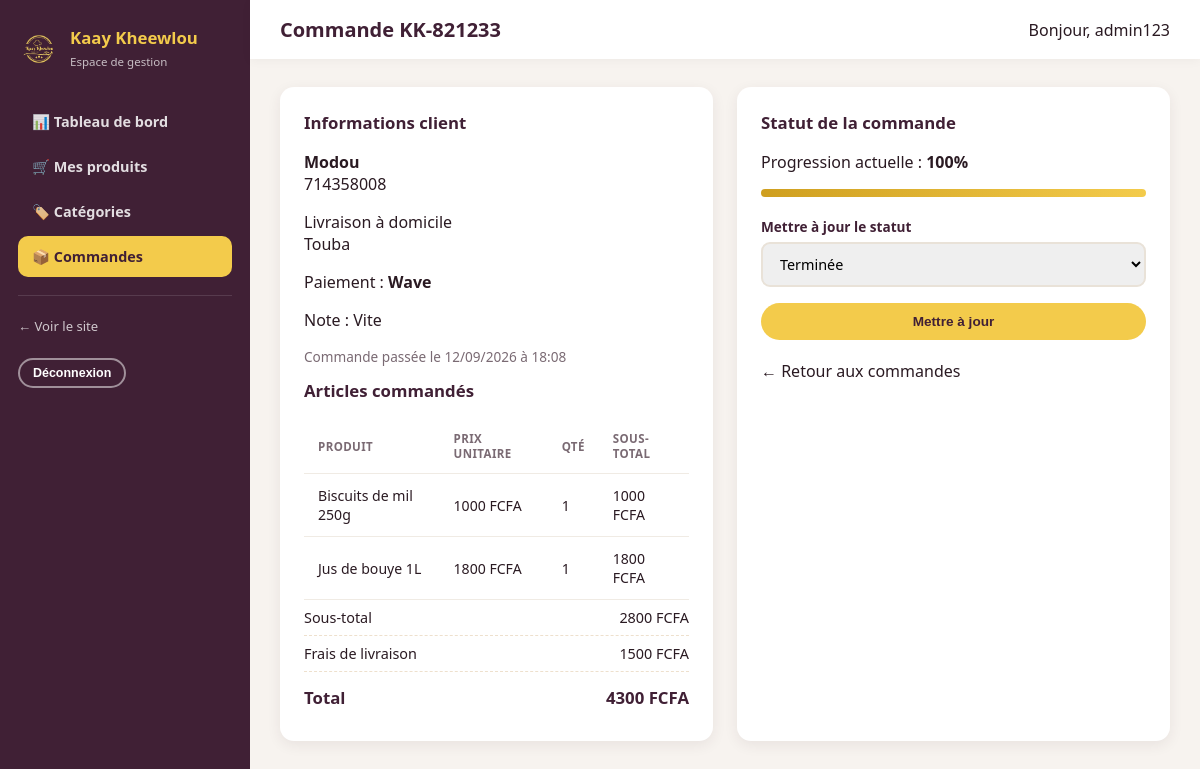
Screenshot of /gestion/commandes/2/ (signed in) with the database file from the repository.
### monapp/models.py (models this page shows, shortened)
class Commande(models.Model):
    STATUT_VALIDEE = 'validee'
    STATUT_PREPARATION = 'preparation'
    STATUT_LIVRAISON = 'livraison'
    STATUT_TERMINEE = 'terminee'
    STATUT_ANNULEE = 'annulee'
    STATUT_CHOICES = [
        (STATUT_VALIDEE, 'Commande validée'),
        (STATUT_PREPARATION, 'En préparation'),
        (STATUT_LIVRAISON, 'En livraison'),
        (STATUT_TERMINEE, 'Terminée'),
        (STATUT_ANNULEE, 'Annulée'),
    ]
    STATUT_POURCENTAGE = {
        STATUT_VALIDEE: 25,
        STATUT_PREPARATION: 50,
        STATUT_LIVRAISON: 75,
        STATUT_TERMINEE: 100,
        STATUT_ANNULEE: 0,
    }
    STATUTS_ANNULABLES = (STATUT_VALIDEE, STATUT_PREPARATION)
    MODE_RETRAIT = 'retrait'
    MODE_LIVRAISON = 'livraison'
    MODE_RECEPTION_CHOICES = [
        (MODE_RETRAIT, 'Retrait sur place'),
        (MODE_LIVRAISON, 'Livraison à domicile'),
    ]
    PAIEMENT_WAVE = 'wave'
    PAIEMENT_OM = 'orange_money'
    PAIEMENT_CARTE = 'carte'
    PAIEMENT_LIQUIDE = 'liquide'
    PAIEMENT_CHOICES = [
        (PAIEMENT_WAVE, 'Wave'),
        (PAIEMENT_OM, 'Orange Money'),
        (PAIEMENT_CARTE, 'Carte bancaire'),
        (PAIEMENT_LIQUIDE, 'Liquide (paiement à la livraison)'),
    ]
    numero = models.CharField(max_length=20, unique=True, default=generer_numero_commande, editable=False)
    utilisateur = models.ForeignKey(
        settings.AUTH_USER_MODEL, on_delete=models.SET_NULL, null=True, blank=True, related_name='commandes'
    )
    client_nom = models.CharField(max_length=120)
    client_telephone = models.CharField(max_length=30)
    client_email = models.EmailField(blank=True)
    client_adresse = models.CharField(max_length=255, blank=True)
    mode_reception = models.CharField(max_length=15, choices=MODE_RECEPTION_CHOICES, default=MODE_RETRAIT)
    mode_paiement = models.CharField(max_length=15, choices=PAIEMENT_CHOICES, default=PAIEMENT_LIQUIDE)
    sous_total = models.DecimalField(max_digits=12, decimal_places=0, default=0)
    frais_livraison = models.DecimalField(max_digits=10, decimal_places=0, default=0)
    points_utilises = models.PositiveIntegerField(default=0)
    reduction_points = models.DecimalField(max_digits=10, decimal_places=0, default=0)
    total = models.DecimalField(max_digits=12, decimal_places=0, default=0)
    points_credites = models.BooleanField(default=False, help_text="Les points de fidélité ont déjà été crédités pour cette commande")
    statut = models.CharField(max_length=15, choices=STATUT_CHOICES, default=STATUT_VALIDEE)
    note = models.TextField(blank=True, help_text="Précisions du client sur la commande")
    date_creation = models.DateTimeField(default=timezone.now)
    date_maj = models.DateTimeField(auto_now=True)
    class Meta:
        verbose_name = "Commande"
        verbose_name_plural = "Commandes"
        ordering = ['-date_creation']
    @property
    def pourcentage(self):
        return self.STATUT_POURCENTAGE.get(self.statut, 0)

class ArticleCommande(models.Model):
    commande = models.ForeignKey(Commande, on_delete=models.CASCADE, related_name='articles')
    produit = models.ForeignKey(Produit, on_delete=models.SET_NULL, null=True, related_name='articles_commandes')
    nom_produit = models.CharField(max_length=120)
    prix_unitaire = models.DecimalField(max_digits=10, decimal_places=0)
    quantite = models.PositiveIntegerField(default=1)
    class Meta:
        verbose_name = "Article de commande"
        verbose_name_plural = "Articles de commande"
    @property
    def sous_total(self):
        return self.prix_unitaire * self.quantite

### monapp/views.py (the view, shortened to what this page needs)
# urls.py: path('gestion/commandes/<int:pk>/', views.admin_commande_detail_vue, name='admin_commande_detail'),
@user_passes_test(est_staff, login_url='monapp:admin_login')
def admin_commande_detail_vue(request, pk):
    commande = get_object_or_404(Commande, pk=pk)
    return render(request, 'src/admin_commande_detail.html', {
        'commande': commande,
        'statut_choices': Commande.STATUT_CHOICES,
    })

### monapp/cart.py (called while the page is built, shortened)
    def __iter__(self):
        ids = self.panier.keys()
        produits = Produit.objects.filter(id__in=ids)
        produits_par_id = {str(p.id): p for p in produits}

    def __len__(self):
        return sum(item['quantite'] for item in self.panier.values())

    def get_total(self):
        return sum((item['sous_total'] for item in self), Decimal('0'))

### monapp/context_processors.py (called while the page is built)
def panier_context(request):
    panier = Panier(request)
    return {
        'panier_nb_articles': len(panier),
        'panier_total': panier.get_total(),
    }

### monapp/views.py (called while the page is built)
def est_staff(user):
    return user.is_authenticated and user.is_staff

### monapp/templates/src/admin_commande_detail.html (shortened to what this page needs)
{% extends "src/base_admin.html" %}
{% block titre_page %}Commande {{ commande.numero }}{% endblock %}
{% block contenu %}
<div class="grille-2">
  <div class="panneau">
    <h3>Informations client</h3>
    <p><strong>{{ commande.client_nom }}</strong><br>{{ commande.client_telephone }}{% if commande.client_email %} — {{ commande.client_email }}{% endif %}</p>
    <p>
      {% if commande.mode_reception == 'livraison' %}
        Livraison à domicile<br>{{ commande.client_adresse }}
      {% else %}
        Retrait sur place
      {% endif %}
    </p>
    <p>Paiement : <strong>{{ commande.get_mode_paiement_display }}</strong></p>
    {% if commande.note %}<p>Note : {{ commande.note }}</p>{% endif %}
    <p style="color:#7a6a73;font-size:.85rem;">Commande passée le {{ commande.date_creation|date:"d/m/Y à H:i" }}</p>
    <h3>Articles commandés</h3>
    <table class="tableau-admin">
      <thead><tr><th>Produit</th><th>Prix unitaire</th><th>Qté</th><th>Sous-total</th></tr></thead>
      <tbody>
        {% for a in commande.articles.all %}
        <tr><td>{{ a.nom_produit }}</td><td>{{ a.prix_unitaire }} FCFA</td><td>{{ a.quantite }}</td><td>{{ a.sous_total }} FCFA</td></tr>
        {% endfor %}
      </tbody>
    </table>
    <div class="ligne-recap"><span>Sous-total</span><span>{{ commande.sous_total }} FCFA</span></div>
    <div class="ligne-recap"><span>Frais de livraison</span><span>{{ commande.frais_livraison }} FCFA</span></div>
    <div class="ligne-recap total"><span>Total</span><span>{{ commande.total }} FCFA</span></div>
  </div>
  <div class="panneau">
    <h3>Statut de la commande</h3>
    <p>Progression actuelle : <strong>{{ commande.pourcentage }}%</strong></p>
    <div class="progress-mini" style="width:100%;margin-bottom:20px;"><span style="width:{{ commande.pourcentage }}%;"></span></div>
    <form method="post">
      <div class="champ">
        <label for="statut">Mettre à jour le statut</label>
        <select name="statut" id="statut">
          {% for valeur, libelle in statut_choices %}
            <option value="{{ valeur }}" {% if valeur == commande.statut %}selected{% endif %}>{{ libelle }}</option>
          {% endfor %}
        </select>
      </div>
      <button type="submit" class="btn btn-primary btn-block">Mettre à jour</button>
    </form>
    <p style="margin-top:20px;"><a href="{% url 'monapp:admin_commandes' %}">&larr; Retour aux commandes</a></p>
  </div>
</div>
{% endblock %}

### monapp/templates/src/base_admin.html (shortened to what this page needs)
{% load static %}
<!DOCTYPE html>
<html lang="fr">
<head>
  <link rel="stylesheet" href="{% static 'css/admin.css' %}">
</head>
<body class="admin-body">
  <div class="admin-shell">
    <aside class="admin-sidebar">
      <div class="brand">
        <img src="{% static 'ressources/logo.png' %}" alt="Logo">
        <div>
          <strong>Kaay Kheewlou</strong>
          <span>Espace de gestion</span>
        </div>
      </div>
      <nav class="admin-nav">
        <a href="{% url 'monapp:admin_dashboard' %}" class="{% if request.resolver_match.url_name == 'admin_dashboard' %}active{% endif %}">📊 Tableau de bord</a>
        <a href="{% url 'monapp:admin_produits' %}" class="{% if 'produit' in request.resolver_match.url_name %}active{% endif %}">🛒 Mes produits</a>
        <a href="{% url 'monapp:admin_categories' %}" class="{% if 'categorie' in request.resolver_match.url_name %}active{% endif %}">🏷️ Catégories</a>
        <a href="{% url 'monapp:admin_commandes' %}" class="{% if 'commande' in request.resolver_match.url_name %}active{% endif %}">📦 Commandes</a>
      </nav>
      <div class="sep"></div>
      <a href="{% url 'monapp:accueil' %}" class="voir-site" target="_blank">&larr; Voir le site</a><br><br>
      <form method="post" action="{% url 'monapp:admin_logout' %}">
        <button type="submit" class="btn btn-outline btn-sm" style="border-color:rgba(255,255,255,.5);color:#fff;">Déconnexion</button>
      </form>
    </aside>
    <div class="admin-main">
      <div class="admin-topbar">
        <h1>{% block titre_page %}Tableau de bord{% endblock %}</h1>
        <span>Bonjour, {{ request.user.username }}</span>
      </div>
      <div class="admin-content">
        {% block contenu %}{% endblock %}
      </div>
    </div>
  </div>
</body>
</html>

### monapp/static/css/admin.css (style rules this page uses)
:root { --brand-dark: #402035; --brand-dark-2: #2b1523; --brand-gold: #f3cb4b; --brand-gold-dark: #cf9f1f; --brand-white: #ffffff; --brand-cream: #f7f3ef; --text-dark: #2a1a22; --text-muted: #7a6a73; --radius: 14px; --shadow-sm: 0 4px 14px rgba(64,32,53,.08); }
* { box-sizing: border-box; }
body.admin-body { margin:0; background: var(--brand-cream); color: var(--text-dark); font-family: 'Segoe UI', 'Trebuchet MS', Verdana, sans-serif; }
a { text-decoration:none; color:inherit; }
.admin-shell { display:flex; min-height: 100vh; }
.admin-sidebar { width: 250px; background: var(--brand-dark); color: var(--brand-white); padding: 26px 18px; flex-shrink:0; position: sticky; top:0; height:100vh; }
.admin-sidebar .brand { display:flex; align-items:center; gap:10px; margin-bottom: 30px; }
.admin-sidebar .brand img { width:42px; height:42px; border-radius:50%; }
.admin-sidebar .brand strong { color: var(--brand-gold); font-size: 1.05rem; display:block; }
.admin-sidebar .brand span { font-size:.72rem; opacity:.7; }
.admin-nav a { display:flex; align-items:center; gap:10px; padding: 11px 14px; border-radius: 10px; margin-bottom: 4px; font-weight:600; font-size:.9rem; color: rgba(255,255,255,.85); }
.admin-nav a:hover, .admin-nav a.active { background: rgba(255,255,255,.1); color: var(--brand-white); }
.admin-nav a.active { background: var(--brand-gold); color: var(--brand-dark); }
.admin-sidebar .sep { margin: 18px 0; border-top: 1px solid rgba(255,255,255,.12); }
.admin-sidebar .voir-site { font-size:.82rem; opacity:.75; }
.admin-main { flex:1; min-width:0; }
.admin-topbar { background: var(--brand-white); padding: 16px 30px; display:flex; align-items:center; justify-content:space-between; box-shadow: 0 2px 10px rgba(0,0,0,.04); position: sticky; top:0; z-index: 10; }
.admin-topbar h1 { font-size: 1.25rem; margin:0; color: var(--brand-dark); }
.admin-content { padding: 28px 30px 60px; }
.panneau { background: var(--brand-white); border-radius: var(--radius); padding: 24px; box-shadow: var(--shadow-sm); margin-bottom: 26px; }
.panneau h3 { margin-top:0; color: var(--brand-dark); font-size:1.05rem; }
.grille-2 { display:grid; grid-template-columns: 1fr 1fr; gap: 24px; }
.tableau-admin { width:100%; border-collapse: collapse; }
.tableau-admin th, .tableau-admin td { padding: 12px 14px; border-bottom: 1px solid #f0ebe4; text-align:left; font-size:.88rem; }
.tableau-admin th { color: var(--text-muted); text-transform:uppercase; font-size:.72rem; letter-spacing:.4px; }
.btn { display:inline-flex; align-items:center; gap:6px; padding: 9px 18px; border-radius: 999px; font-weight:700; font-size:.85rem; border:2px solid transparent; cursor:pointer; }
.btn-primary { background: var(--brand-gold); color: var(--brand-dark); }
.btn-outline { background:transparent; border-color: var(--brand-dark); color: var(--brand-dark); }
.btn-sm { padding:6px 13px; font-size:.78rem; }
.btn-block { width:100%; justify-content:center; }
.champ { margin-bottom: 16px; }
.champ label { display:block; font-weight:700; margin-bottom:6px; font-size:.85rem; color: var(--brand-dark); }
.champ input, .champ select, .champ textarea { width:100%; padding:10px 13px; border-radius:9px; border:2px solid #e9e2d8; font-size:.9rem; font-family:inherit; }
.progress-mini { background:#eee0cd; border-radius:999px; height:8px; overflow:hidden; width: 90px; }
.progress-mini span { display:block; height:100%; background: linear-gradient(90deg, var(--brand-gold-dark), var(--brand-gold)); }
.ligne-recap { display:flex; justify-content:space-between; padding: 8px 0; font-size:.9rem; border-bottom: 1px dashed #eee0cd; }
.ligne-recap.total { font-weight:800; font-size:1.05rem; color: var(--brand-dark); border-bottom:none; padding-top:14px; }

### rows the page displays
Commande: numero "KK-821233", client_nom "Modou", client_telephone "714358008", client_adresse "Touba", mode_paiement "Wave", note "Vite", date_creation "12/09/2026 à 18:08", sous_total "2800", frais_livraison "1500", total "4300", pourcentage "100", statut "Terminée"
ArticleCommande: nom_produit "Biscuits de mil 250g", prix_unitaire "1000", quantite "1", sous_total "1000"
ArticleCommande: nom_produit "Jus de bouye 1L", prix_unitaire "1800", quantite "1", sous_total "1800"

### other values shown
{{ request.user.username }} "admin123"
